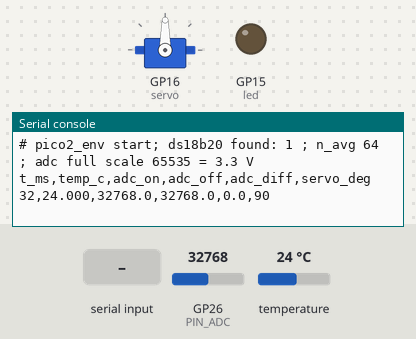
Recording of a program running on a simulated Raspberry Pi Pico running MicroPython. Shown: servo, output pins drawn as LEDs (lit = HIGH), the last lines printed to the serial console. The test bench sets the inputs (shaded band); at power-on: GP26 (PIN_ADC) = 32768, temperature 24 °C (analog values on the 0–65535 scale). Servo angles are drawn from the pulse width (0.5 ms = 0°, 2.5 ms = 180°).

Above: at 1.2 s.
1.3 s: "S" typed at the serial console, then Enter
At 2.6 s:
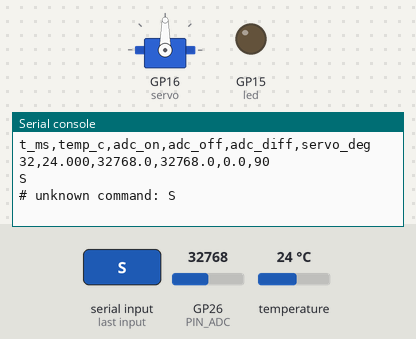
7.3 s: "P" typed at the serial console, then Enter
At 8.7 s:
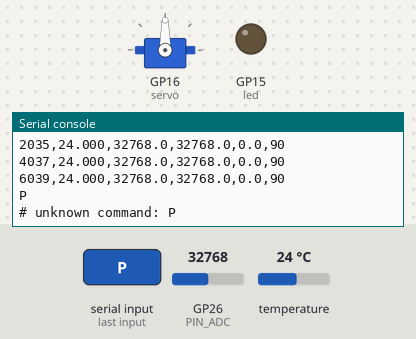
10.8 s: "L" typed at the serial console, then Enter
At 11.3 s:
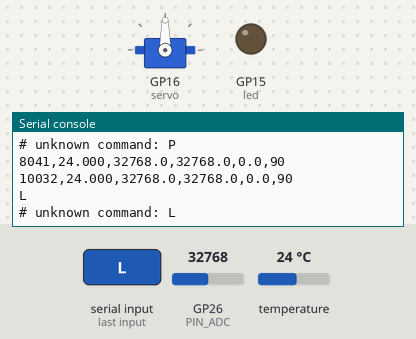
Timing chart, 0 to 13.8 s (numbered marks = the images above; inputs shaded):
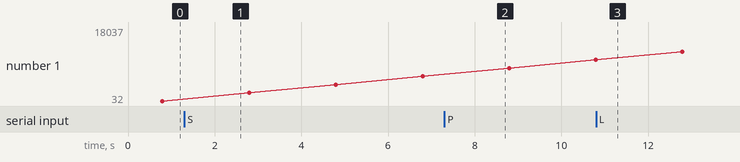

Measured:
- after the input at 1.3 s, the serial console: prints a new line at once (image 1)
- after the input at 7.3 s, the serial console: prints a new line at once (image 2)
- after the input at 10.8 s, the serial console: prints a new line at once (image 3)
- plotted number 1: 32 → 6039 after the input at 1.3 s, 6039 → 10032 after the input at 7.3 s, 10032 → 18037 after the input at 10.8 s

The program:

main.py
```python
# Pico 2 environment logger (MicroPython, RP2040)
#
# Every PERIOD_MS it prints one CSV line over USB serial:
#   t_ms,temp_c,adc_on,adc_off,adc_diff,servo_deg
#   - temp_c   : DS18B20 water temperature (nan if no sensor found)
#   - adc_on   : BPW34 reading with the transmissometer LED on   (raw 0..65535, mean of N_AVG samples)
#   - adc_off  : mean of the readings just before and just after (ambient + offset)
#   - adc_diff : adc_on - adc_off  (proportional to light through the water)
# Transmittance for a turbidity step = adc_diff / adc_diff of clear water (computed on the PC).
#
# Commands (type in Thonny's shell or send from tools/log_serial.py), one per line:
#   S <deg>   move the servo to <deg> (0..180)
#   P <ms>    change the logging period (>= 1000)
#   L <0|1>   force the transmissometer LED off/on (for checking alignment); L x returns to auto
#
# Wiring: hw/WIRING.md (Pico 2). Pins: DS18B20 GP22, LED gate GP15, BPW34 ADC0 = GP26, servo GP16.

import sys
import time
import select
import machine
import onewire
import ds18x20

PIN_DS = 22
PIN_LED = 15
PIN_ADC = 26
PIN_SERVO = 16

PERIOD_MS = 2000
N_AVG = 64
SETTLE_MS = 5
DS_CONVERT_MS = 750

led = machine.Pin(PIN_LED, machine.Pin.OUT, value=0)
adc = machine.ADC(PIN_ADC)

ds = ds18x20.DS18X20(onewire.OneWire(machine.Pin(PIN_DS)))
roms = ds.scan()

servo = machine.PWM(machine.Pin(PIN_SERVO))
servo.freq(50)
servo_pos = 90
led_force = None  # None = automatic on/off cycle, 0 or 1 = forced


def servo_deg(deg):
    """SG90: 0.5 ms pulse = 0 deg, 2.5 ms = 180 deg."""
    global servo_pos
    deg = max(0, min(180, int(deg)))
    servo.duty_ns(int((500 + deg * 2000 / 180) * 1000))
    servo_pos = deg


def adc_mean(n):
    s = 0
    for _ in range(n):
        s += adc.read_u16()
    return s / n


def transmission():
    if led_force is not None:
        led.value(led_force)
        time.sleep_ms(SETTLE_MS)
        v = adc_mean(N_AVG)
        return (v, float('nan'), float('nan')) if led_force else (float('nan'), v, float('nan'))
    led.value(0); time.sleep_ms(SETTLE_MS); off1 = adc_mean(N_AVG)
    led.value(1); time.sleep_ms(SETTLE_MS); on = adc_mean(N_AVG)
    led.value(0); time.sleep_ms(SETTLE_MS); off2 = adc_mean(N_AVG)
    off = (off1 + off2) / 2
    return on, off, on - off


def handle(line):
    global PERIOD_MS, led_force
    parts = line.strip().split()
    if not parts:
        return
    cmd = parts[0].upper()
    try:
        if cmd == 'S' and len(parts) > 1:
            servo_deg(parts[1])
            print('# servo', servo_pos)
        elif cmd == 'P' and len(parts) > 1:
            PERIOD_MS = max(1000, int(parts[1]))
            print('# period_ms', PERIOD_MS)
        elif cmd == 'L' and len(parts) > 1:
            led_force = None if parts[1].lower() == 'x' else (1 if parts[1] == '1' else 0)
            print('# led_force', led_force)
        else:
            print('# unknown command:', line.strip())
    except ValueError:
        print('# bad value:', line.strip())


poll = select.poll()
poll.register(sys.stdin, select.POLLIN)

servo_deg(servo_pos)
print('# pico2_env start; ds18b20 found:', len(roms), '; n_avg', N_AVG, '; adc full scale 65535 = 3.3 V')
print('t_ms,temp_c,adc_on,adc_off,adc_diff,servo_deg')

next_t = time.ticks_ms()
while True:
    # commands
    while poll.poll(0):
        handle(sys.stdin.readline())

    now = time.ticks_ms()
    if time.ticks_diff(now, next_t) < 0:
        time.sleep_ms(10)
        continue
    next_t = time.ticks_add(next_t, PERIOD_MS)

    t0 = time.ticks_ms()
    if roms:
        ds.convert_temp()
    on, off, diff = transmission()          # done while the DS18B20 converts
    temp = float('nan')
    if roms:
        wait = DS_CONVERT_MS - time.ticks_diff(time.ticks_ms(), t0)
        if wait > 0:
            time.sleep_ms(wait)
        try:
            temp = ds.read_temp(roms[0])
        except Exception:
            temp = float('nan')
    print('%d,%.3f,%.1f,%.1f,%.1f,%d' % (t0, temp, on, off, diff, servo_pos))
```
